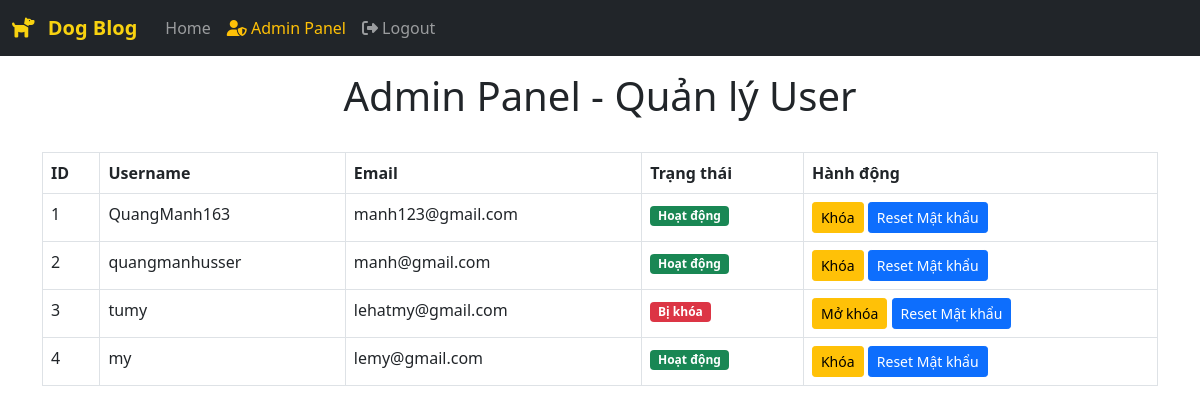
Page /admin (signed in) on the earlier database version.
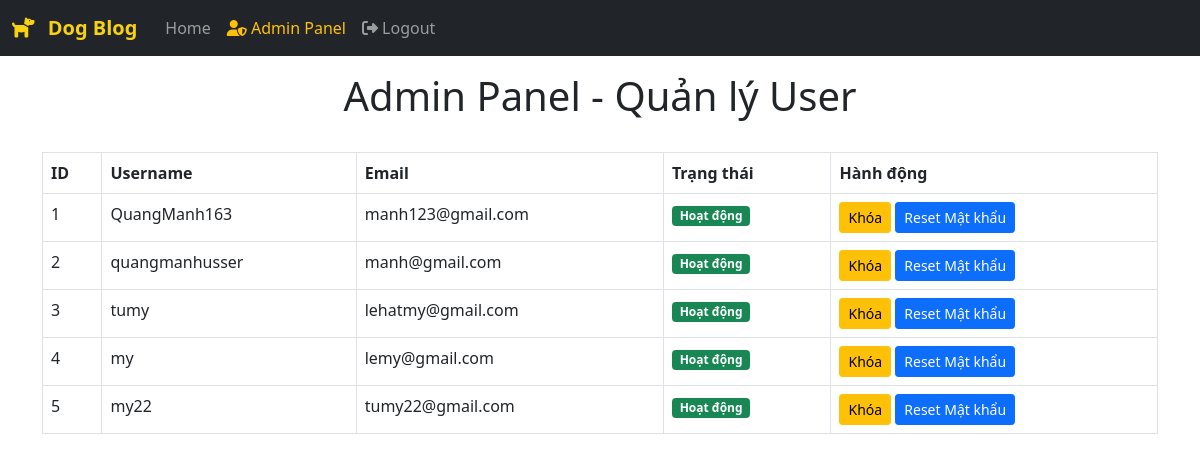
Same page on the later database version.
### website/models.py (models this page shows)
class User(db.Model, UserMixin):
    id = db.Column(db.Integer, primary_key=True)
    email = db.Column(db.String(150), unique=True)
    username = db.Column(db.String(150), unique=True)
    password = db.Column(db.String(150))
    date_created = db.Column(db.DateTime(timezone=True), default=func.now())
    is_admin = db.Column(db.Boolean, default=False)  # Thêm trường này
    is_blocked = db.Column(db.Boolean, default=False)  # Thêm để block user
    posts = db.relationship('Post', backref='user', passive_deletes=True)
    comments = db.relationship('Comment', backref='user', passive_deletes=True)
    likes = db.relationship('Like', backref='user', passive_deletes=True)

### website/views.py (the view)
@views.route("/admin")
@login_required
def admin():
    if not current_user.is_admin:
        flash("Bạn không có quyền truy cập vào trang Admin!", category="error")
        return redirect(url_for("views.home"))
    users = User.query.all()
    return render_template("admin.html", users=users, user=current_user)

### website/__init__.py (called while the page is built)
def create_app():
    app = Flask(__name__)
    app.config['SECRET_KEY'] = "helloworld"
    app.config['SQLALCHEMY_DATABASE_URI'] = f'sqlite:///{DB_NAME}'
    db.init_app(app)
    migrate = Migrate(app, db)
    from .views import views
    from .auth import auth
    app.register_blueprint(views, url_prefix="/")
    app.register_blueprint(auth, url_prefix="/")
    from .models import User, Post, Comment, Like
    create_database(app)
    login_manager = LoginManager()
    login_manager.login_view = "auth.login"
    login_manager.init_app(app)
    @login_manager.user_loader
    def load_user(id):
        return User.query.get(int(id))
    return app

### website/templates/admin.html (shortened to what this page needs)
{% extends "base.html" %}
{% block content %}
    <h1 class="text-center">Admin Panel - Quản lý User</h1>
    <br>
    <table class="table table-bordered">
        <thead class="thead-dark">
            <tr>
                <th>ID</th>
                <th>Username</th>
                <th>Email</th>
                <th>Trạng thái</th>
                <th>Hành động</th>
            </tr>
        </thead>
        <tbody>
            {% for user in users %}
                <tr>
                    <td>{{ user.id }}</td>
                    <td>{{ user.username }}</td>
                    <td>{{ user.email }}</td>
                    <td>
                        {% if user.is_blocked %}
                            <span class="badge bg-danger">Bị khóa</span>
                        {% else %}
                            <span class="badge bg-success">Hoạt động</span>
                        {% endif %}
                    </td>
                    <td>
                        <a href="{{ url_for('views.block_user', user_id=user.id) }}" class="btn btn-warning btn-sm">
                            {% if user.is_blocked %}Mở khóa{% else %}Khóa{% endif %}
                        </a>
                        <a href="{{ url_for('views.reset_password', user_id=user.id) }}" class="btn btn-primary btn-sm">
                            Reset Mật khẩu
                        </a>
                    </td>
                </tr>
            {% endfor %}
        </tbody>
    </table>
{% endblock %}

### website/templates/base.html (shortened to what this page needs)
<!DOCTYPE html>
<html lang="en">
  <head>
    <link
      href="https://cdn.jsdelivr.net/npm/bootstrap@5.0.2/dist/css/bootstrap.min.css"
      rel="stylesheet"
    />
  </head>
  <body>
    <nav class="navbar navbar-expand-lg navbar-dark bg-dark">
      <div class="container-fluid">
        <a class="navbar-brand label-text" href="#">
          <i class="fas fa-dog"></i> Dog Blog
        </a>
        <div class="collapse navbar-collapse" id="navbar">
          <div class="navbar-nav">
            <a class="nav-item nav-link" href="/home">Home</a>
            {% if user.is_authenticated %}
                {% if user.is_admin %}
                    <a class="nav-item nav-link text-warning" href="{{ url_for('views.admin') }}">
                        <i class="fas fa-user-shield"></i> Admin Panel
                    </a>
                {% endif %}
                <a class="nav-item nav-link" href="/logout"><i class="fas fa-sign-out-alt"></i> Logout</a>
            {% else %}
                <a class="nav-item nav-link" href="/login"><i class="fas fa-sign-in-alt"></i> Login</a>
                <a class="nav-item nav-link" href="/sign-up"><i class="fas fa-user-plus"></i> Sign Up</a>
            {% endif %}
          </div>
        </div>
      </div>
    </nav>
    <div class="container">{% block content %}{% endblock %}</div>
  </body>
</html>

### website/templates/base.html (style rules this page uses)
.label-text { font-size: 20px; font-weight: bold; color: #f8d210 !important; text-decoration: none; margin-right: 20px; }
.label-text i { margin-right: 8px; }

Differences in the rows shown:
changed User "tumy": is_blocked "Bị khóa Mở khóa" → "Hoạt động Khóa"
added User: id "5", username "my22", email "tumy22@gmail.com", is_blocked "Hoạt động"
